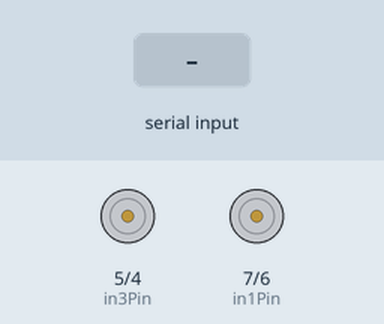
Recording of a sketch running on a simulated Arduino Uno, built with avr-gcc and run on an emulated ATmega328P. Shown: motor-driver pin pairs drawn as motors (green arrow = first pin HIGH = forward, orange = second pin HIGH = backward, longer = more drive). The inputs (shaded band) are chosen by the test bench. What the sketch prints to the serial monitor is not drawn.

Above: at 1.2 s.
1.3 s: "W" received over Serial
At 2.1 s:
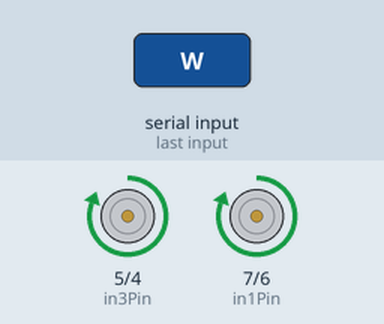
2.8 s: "A" received over Serial
At 3.2 s:
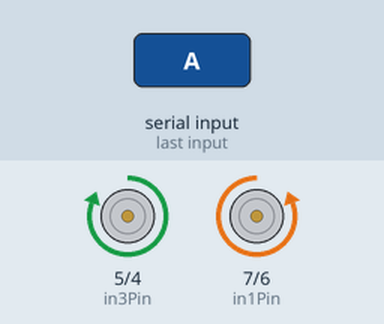
4.3 s: "S" received over Serial
At 5.5 s:
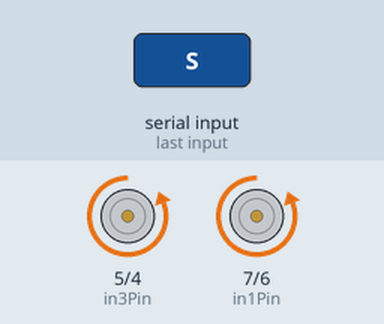
5.8 s: "D" received over Serial
At 6.7 s:
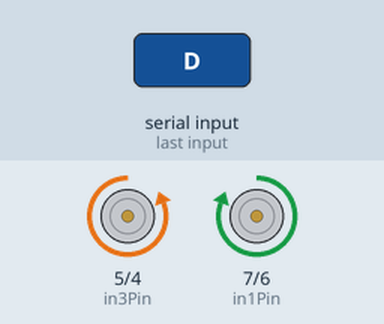
7.3 s: "X" received over Serial
At 7.8 s:
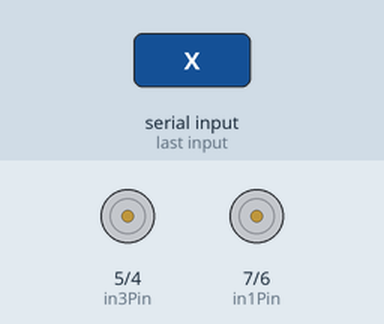
Timing chart, 0 to 9.8 s (numbered marks = the images above; inputs shaded):
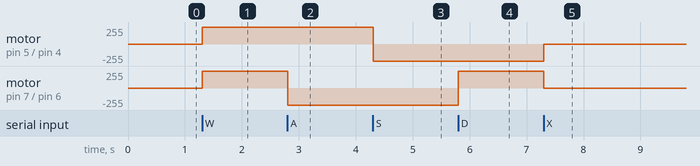

Measured:
- after the input at 1.3 s, motor on pin 5 (in3Pin) / pin 4 (in4Pin), motor on pin 7 (in1Pin) / pin 6 (in2Pin): stopped → forward 255/255 at once
- after the input at 2.8 s, motor on pin 7 (in1Pin) / pin 6 (in2Pin): forward 255/255 → backward 255/255 at once
- after the input at 4.3 s, motor on pin 5 (in3Pin) / pin 4 (in4Pin): forward 255/255 → backward 255/255 at once
- after the input at 5.8 s, motor on pin 7 (in1Pin) / pin 6 (in2Pin): backward 255/255 → forward 255/255 at once
- after the input at 7.3 s, motor on pin 5 (in3Pin) / pin 4 (in4Pin): backward 255/255 → stopped at once; motor on pin 7 (in1Pin) / pin 6 (in2Pin): forward 255/255 → stopped at once

The sketch:

car.ino
```cpp
// Arduino Code for Tank Control via Serial UART (115200 Baud)
// Connect Raspberry Pi TX (GPIO 14) to Arduino RX (Pin 0)
// Connect Raspberry Pi RX (GPIO 15) to Arduino TX (Pin 1)
// Connect GND of Pi and Arduino

// Motor 1 (Left Wheel) - Connected to L298N In1 & In2
const int in1Pin = 7;
const int in2Pin = 6;
// Motor 2 (Right Wheel) - Connected to L298N In3 & In4
const int in3Pin = 5;
const int in4Pin = 4;

// Global variable to hold the last command received
volatile char current_command = 'X';

void setup() {
  // Baudrate must match Python's 115200
  Serial.begin(115200);

  // Set all motor pins as OUTPUT
  pinMode(in1Pin, OUTPUT);
  pinMode(in2Pin, OUTPUT);
  pinMode(in3Pin, OUTPUT);
  pinMode(in4Pin, OUTPUT);

  stopMotors(); // Start in a stopped state
  Serial.println("Arduino Tank Control Ready. Send W, A, S, D, or X.");
}

// --- Motor Control Functions ---

void stopMotors() {
  digitalWrite(in1Pin, LOW);
  digitalWrite(in2Pin, LOW);
  digitalWrite(in3Pin, LOW);
  digitalWrite(in4Pin, LOW);
}

void fw() { // W - Forward
  digitalWrite(in1Pin, HIGH);
  digitalWrite(in2Pin, LOW);
  digitalWrite(in3Pin, HIGH);
  digitalWrite(in4Pin, LOW);
}

void re() { // S - Reverse
  digitalWrite(in1Pin, LOW);
  digitalWrite(in2Pin, HIGH);
  digitalWrite(in3Pin, LOW);
  digitalWrite(in4Pin, HIGH);
}

void turnL() { // A - Spin Left (Left wheel reverse, Right wheel forward)
  digitalWrite(in1Pin, LOW);
  digitalWrite(in2Pin, HIGH);
  digitalWrite(in3Pin, HIGH);
  digitalWrite(in4Pin, LOW);
}

void turnR() { // D - Spin Right (Left wheel forward, Right wheel reverse)
  digitalWrite(in1Pin, HIGH);
  digitalWrite(in2Pin, LOW);
  digitalWrite(in3Pin, LOW);
  digitalWrite(in4Pin, HIGH);
}

// --- Main Loop: Read and Execute ---

void loop() {
  // 1. RECEIVE Serial Data
  if (Serial.available()) {
    char incomingChar = Serial.read();

    // Process a new command only if it's a known command
    if (incomingChar == 'W' || incomingChar == 'A' || incomingChar == 'S' || incomingChar == 'D' || incomingChar == 'X') {
      // Store the received command
      current_command = incomingChar;
    }
    // Note: Removed Serial.print/println inside loop to maximize responsiveness.
  }

  // 2. EXECUTE the current command continuously
  switch (current_command) {
    case 'W':
      fw();
      break;
    case 'S':
      re();
      break;
    case 'A':
      turnL();
      break;
    case 'D':
      turnR();
      break;
    case 'X': // Use 'X' for explicit stop
    default:
      stopMotors();
      break;
  }

  // A small delay to keep the loop from running too fast,
  // 5ms ensures that motor commands are re-executed quickly.
  delay(5);
}
```
